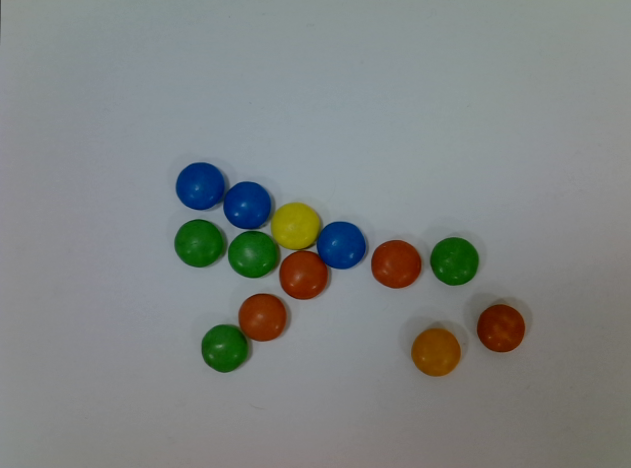
#> input picture calib/calibresult1.png, 631 x 468 px; its folder holds 6 pictures in this run
$ python depthMappingSFM.py
#> lines starting #> are read from the running program, lines starting #| are printed output that depends on the picture; long printed decimals are rounded
### triangulation.py
import numpy as np
import cv2
# FROM https://github.com/Eliasvan/Multiple-Quadrotor-SLAM/blob/master/Work/python_libs/triangulation.py


# [20 lines left out: function linear_eigen_triangulation, not called in this run]


# Initialize consts to be used in linear_LS_triangulation()
linear_LS_triangulation_C = -np.eye(2, 3)

def linear_LS_triangulation(u1, P1, u2, P2):
    """
    Linear Least Squares based triangulation.
    Relative speed: 0.1

    (u1, P1) is the reference pair containing normalized image coordinates (x, y) and the corresponding camera matrix.
    (u2, P2) is the second pair.

    u1 and u2 are matrices: amount of points equals #rows and should be equal for u1 and u2.

    The status-vector will be True for all points.
    """
    A = np.zeros((4, 3))
    b = np.zeros((4, 1))

    # Create array of triangulated points
    x = np.zeros((3, len(u1)))

    # Initialize C matrices
    C1 = np.array(linear_LS_triangulation_C)
    C2 = np.array(linear_LS_triangulation_C)

    for i in range(len(u1)):
        # Derivation of matrices A and b:
        # for each camera following equations hold in case of perfect point matches:
        #     u.x * (P[2,:] * x)     =     P[0,:] * x
        #     u.y * (P[2,:] * x)     =     P[1,:] * x
        # and imposing the constraint:
        #     x = [x.x, x.y, x.z, 1]^T
        # yields:
        #     (u.x * P[2, 0:3] - P[0, 0:3]) * [x.x, x.y, x.z]^T     +     (u.x * P[2, 3] - P[0, 3]) * 1     =     0
        #     (u.y * P[2, 0:3] - P[1, 0:3]) * [x.x, x.y, x.z]^T     +     (u.y * P[2, 3] - P[1, 3]) * 1     =     0
        # and since we have to do this for 2 cameras, and since we imposed the constraint,
        # we have to solve 4 equations in 3 unknowns (in LS sense).

        # Build C matrices, to construct A and b in a concise way
        C1[:, 2] = u1[i, :]
        C2[:, 2] = u2[i, :]

        # Build A matrix:
        # [
        #     [ u1.x * P1[2,0] - P1[0,0],    u1.x * P1[2,1] - P1[0,1],    u1.x * P1[2,2] - P1[0,2] ],
        #     [ u1.y * P1[2,0] - P1[1,0],    u1.y * P1[2,1] - P1[1,1],    u1.y * P1[2,2] - P1[1,2] ],
        #     [ u2.x * P2[2,0] - P2[0,0],    u2.x * P2[2,1] - P2[0,1],    u2.x * P2[2,2] - P2[0,2] ],
        #     [ u2.y * P2[2,0] - P2[1,0],    u2.y * P2[2,1] - P2[1,1],    u2.y * P2[2,2] - P2[1,2] ]
        # ]
        A[0:2, :] = C1.dot(P1[0:3, 0:3])    # C1 * R1
        A[2:4, :] = C2.dot(P2[0:3, 0:3])    # C2 * R2

        # Build b vector:
        # [
        #     [ -(u1.x * P1[2,3] - P1[0,3]) ],
        #     [ -(u1.y * P1[2,3] - P1[1,3]) ],
        #     [ -(u2.x * P2[2,3] - P2[0,3]) ],
        #     [ -(u2.y * P2[2,3] - P2[1,3]) ]
        # ]
        b[0:2, :] = C1.dot(P1[0:3, 3:4])    # C1 * t1
        b[2:4, :] = C2.dot(P2[0:3, 3:4])    # C2 * t2
        b *= -1

        # Solve for x vector
        cv2.solve(A, b, x[:, i:i+1], cv2.DECOMP_SVD)

    return x.T.astype(output_dtype), np.ones(len(u1), dtype=bool)


# Initialize consts to be used in iterative_LS_triangulation()
iterative_LS_triangulation_C = -np.eye(2, 3)

# [133 lines left out: functions iterative_LS_triangulation, polynomial_triangulation, not called in this run]


# [21 lines of commented-out code are left out]


output_dtype = float

# [7 lines left out: function set_triangl_output_dtype, not called in this run]

### depthMappingSFM.py
# -*- coding: utf-8 -*-
"""
Created on Tue Nov 28 13:41:15 2023

@author: carle
"""
import cv2
from matplotlib import pyplot as plt
import numpy as np
from triangulation import linear_LS_triangulation
#from robotConnect import *
#from cameraCalib import calibrateCamera
import os
direc = "C:\\Users\\carle\\Documents\\RoboticsProj\\calib"
os.chdir(direc)

#Inspired by https://github.com/hsuanhauliu/structure-from-motion-with-OpenCV/blob/master/main.py

###### FOR TESTING PURPOSES #######
dst1=cv2.imread('calibresult1.png')
#> dst1 is the input picture: shape (468, 631, 3); mean B, G, R 129.7, 131.1, 126.8
dst2=cv2.imread('calibresult2.png')
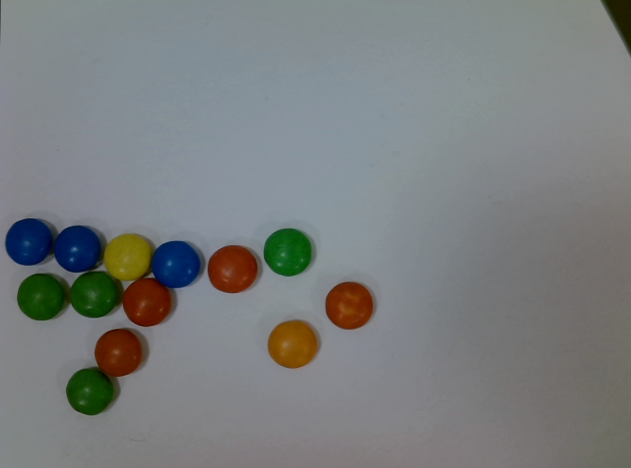
#> input picture calib/calibresult2.png, 631 x 468 px
#> dst2 is the input picture: shape (468, 631, 3); mean B, G, R 126.6, 125.9, 122.3
h,w=np.shape(dst1)[:2]
#> h = 468; w = 631
newcameramtx=np.genfromtxt("testnewcameramtx.csv", delimiter=",")

#### END TESTING LOAD#####

# cv2.destroyAllWindows()
gray1=cv2.cvtColor(dst1,cv2.COLOR_BGR2GRAY)
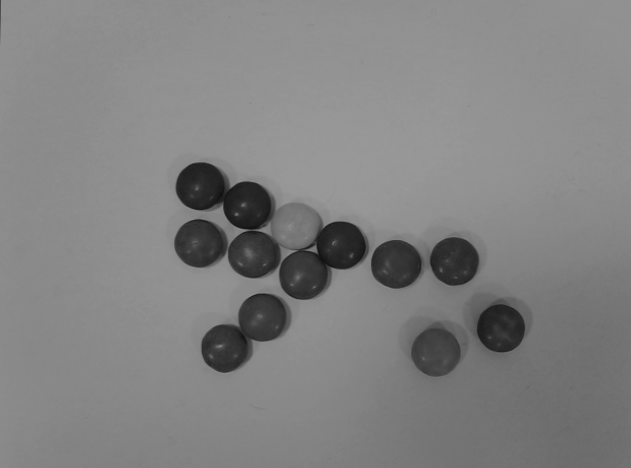
#> gray1: shape (468, 631); min 17, max 153, mean 129.6
gray2=cv2.cvtColor(dst2,cv2.COLOR_BGR2GRAY)
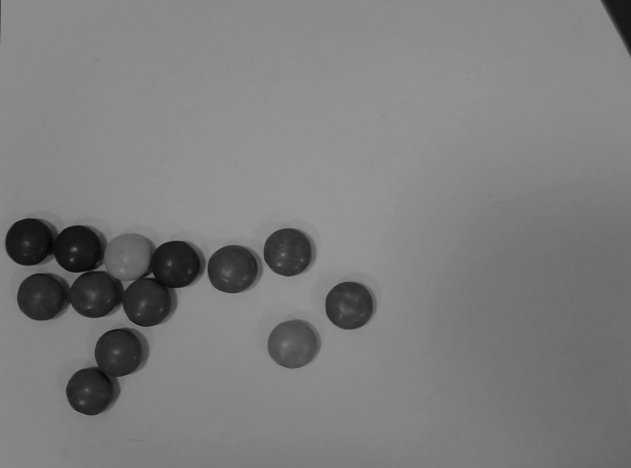
#> gray2: shape (468, 631); min 5, max 150, mean 124.9


#Keypoint descriptors from both
#detect sift features for both images
sift = cv2.SIFT_create()
orb = cv2.ORB_create()
# find the keypoints and descriptors with SIFT
# kp1, des1 = sift.detectAndCompute(gray1, None)
# kp2, des2 = sift.detectAndCompute(gray2, None)

kp1, des1 = orb.detectAndCompute(gray1, None)
#> kp1 = 343 keypoints; strongest (x, y, size): (314, 248, 44.6), (314, 247, 37.2), (362, 265, 111.1), (219, 207, 77.1)
kp2, des2 = orb.detectAndCompute(gray2, None)
#> kp2 = 302 keypoints; strongest (x, y, size): (201, 279, 111.1), (203, 275, 92.6), (152, 276, 37.2), (119, 309, 77.1)

#match keypoints
#BF MATCHING
bf = cv2.BFMatcher()
matches = bf.match(des1, des2)
#> matches = 343 matches
#sort matches
matches = sorted(matches, key = lambda x:x.distance)

#plot them
print("plotting matches")
kp_img = cv2.drawKeypoints(gray1, kp1, dst1, flags=cv2.DRAW_MATCHES_FLAGS_DRAW_RICH_KEYPOINTS)
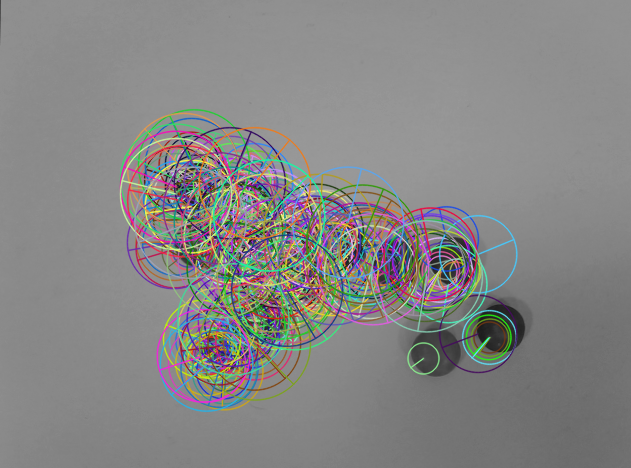
#> kp_img: shape (468, 631, 3); mean B, G, R 132.7, 133.5, 133.9
plt.figure(figsize = (10,10))
plt.imshow(kp_img)
img3 = cv2.drawMatches(gray1,kp1,gray2,kp2,matches[:30],None,flags=cv2.DrawMatchesFlags_NOT_DRAW_SINGLE_POINTS)
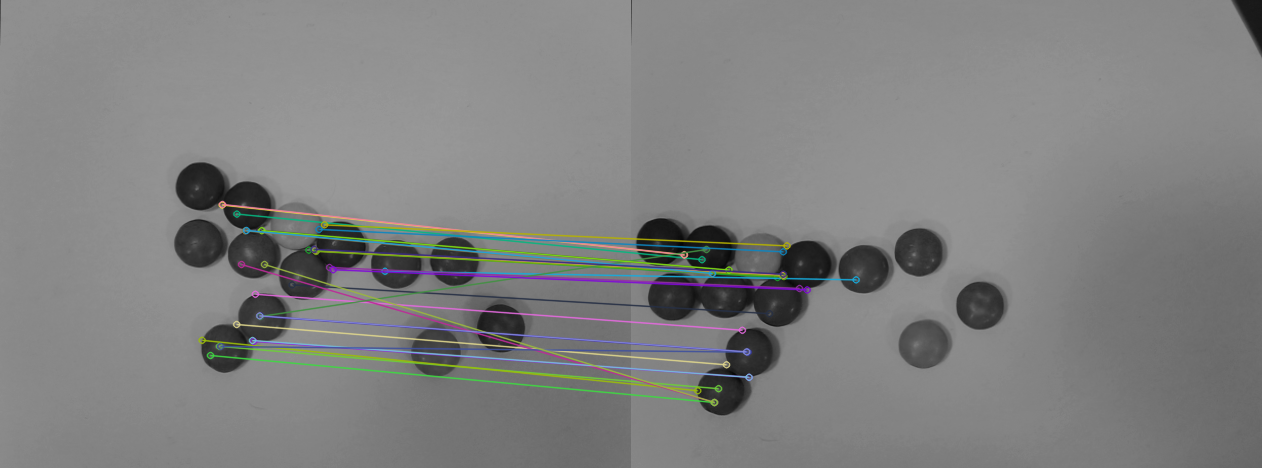
#> img3: shape (468, 1262, 3); mean of channels 0, 1, 2 127.9, 128.3, 127.7; drawn as B, G, R

plt.figure(figsize = (20,20))
plt.imshow(img3)


#Finding best matches:
nb_matches = 200

good = []
pts1 = []
pts2 = []

for m in matches[:nb_matches]:
    good.append(m)
    pts1.append(kp1[m.queryIdx].pt)
    pts2.append(kp2[m.trainIdx].pt)
#> after the loop, good = 200 matches; pts1 = 200 pairs, first value 174.2 to 489.6, second value 162.4 to 372; pts2 = 200 pairs, first value 51.84 to 370.3, second value 226.4 to 402.6

pts1 = np.int32(pts1)
#> pts1 = 200 pairs, first value 174 to 489, second value 162 to 372
pts2 = np.int32(pts2)
#> pts2 = 200 pairs, first value 51 to 370, second value 226 to 402


E, mask = cv2.findEssentialMat(pts1, pts2, newcameramtx, cv2.RANSAC, 0.999, 1.0);
#> E = [[0.147, -0.63, -0.0892], [0.534, 0.156, -0.431], [-0.00552, 0.28, -0.00783]]; mask = 200 values, max 1 at index 0, min 0 at index 3, mean 0.325

#Inliers
pts1 = pts1[mask.ravel() == 1]
#> pts1 = 65 pairs, first value 175 to 446, second value 185 to 357
pts2 = pts2[mask.ravel() == 1]
#> pts2 = 65 pairs, first value 52 to 282, second value 229 to 402


#Recovering camera pose
points, R, t, mask = cv2.recoverPose(E, pts1, pts2)
#> points = 65; R = [[0.932, 0.254, -0.26], [-0.254, 0.967, 0.0362], [0.26, 0.0321, 0.965]]; t = [-0.384, 0.0962, -0.918]; mask = 65 values from 255 to 255
print("Rotation:")
print(R)
#| [[ 0.9317  0.2543  -0.2595]
#|  [-0.2538   0.9666  0.03621]
#|  [ 0.2601  0.03212  0.9651]]
print("Translation:")
print(t)
#| [[-0.3841]
#|  [ 0.09623]
#|  [-0.9183]]
# p1_tmp = np.expand_dims(np.squeeze(p1), 0)
p1_tmp = np.ones([3, pts1.shape[0]])
p1_tmp[:2,:] = np.squeeze(pts1).T
p2_tmp = np.ones([3, pts2.shape[0]])
p2_tmp[:2,:] = np.squeeze(pts2).T
#print((np.dot(R, p2_tmp) + t) - p1_tmp)


###
#Triangulation
###
#calculate projection matrix for both camera
M_r = np.hstack((R, t))
#> M_r = [[0.932, 0.254, -0.26, -0.384], [-0.254, 0.967, 0.0362, 0.0962], [0.26, 0.0321, 0.965, -0.918]]
M_l = np.hstack((np.eye(3, 3), np.zeros((3, 1))))

P_l = np.dot(newcameramtx,  M_l)
P_r = np.dot(newcameramtx,  M_r)
#> P_r = [[751.2, 192.2, 134.1, -578.1], [-107.9, 697.5, 296, -188.6], [0.26, 0.0321, 0.965, -0.918]]

# [9 lines of commented-out code are left out]
p1_un=pts1.T
p2_un=pts2.T


#triangulate points this requires points in normalized coordinate
points_3d=linear_LS_triangulation(p1_un.T,P_l,p2_un.T,P_r)
#> the loop in linear_LS_triangulation, `for i in range(len(u1)):` made 65 passes
#> b on passes 1 to 12: [0, 0, -444, 65.78], [0, 0, -498.2, 167.7], [0, 0, -471.6, 133.7], [0, 0, -423.8, 75.88], [0, 0, -517.5, 169.5], [0, 0, -513.8, 49.25], [0, 0, -451.4, 98.84], [0, 0, -530.3, 44.66], [0, 0, -470.6, 156.7], [0, 0, -439.4, 63.94], [0, 0, -489.9, 58.43], [0, 0, -438.5, 64.86]
#> after the loop in linear_LS_triangulation, `for i in range(len(u1)):`: A = [[-714, 0, -77.9], [0, -712.3, 62.99], [-720.3, -188.4, -19.21], [206.2, -685.3, 68.78]]; C1 = [[-1, 0, 253], [0, -1, 343]]; C2 = [[-1, 0, 119], [0, -1, 378]]; b = [0, 0, -468.8, 158.5]
points_3d=points_3d[0]
#> points_3d = 65 rows, first 8: [0.378, 0.503, -11.76], [1.64, -0.937, -10.35], [1.17, -0.583, -11.76], [0.0338, 0.232, -12.7], [2, -0.917, -10.97], [1.4, 0.99, -10.53], [0.663, -0.0661, -11.86], [1.63, 1.13, -10.6]
# [20 lines of commented-out code are left out]
